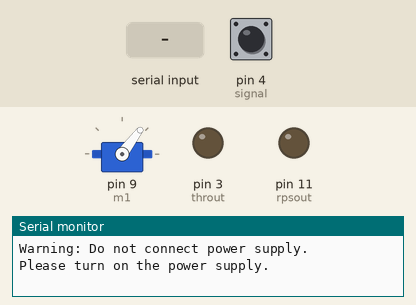
Simulated run of this sketch. Board: Arduino Uno, built with avr-gcc and run on an emulated ATmega328P. On the bench: servo, output pins drawn as LEDs (lit = HIGH), the last lines printed to the serial monitor. The inputs (shaded band) are chosen by the test bench; at power-on: pin 4 (signal) LOW.

Above: at 1.9 s.
2.0 s: "90,45\n" received over Serial
At 6.4 s:
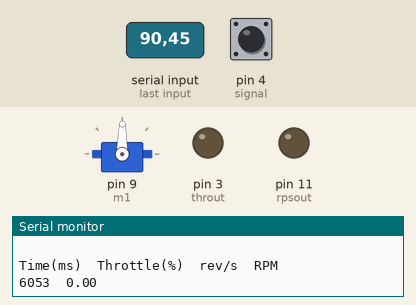
6.5 s: pin 4 (signal) pulsed HIGH 2 times (0.12 s each, 0.3 s apart)
At 8.3 s:
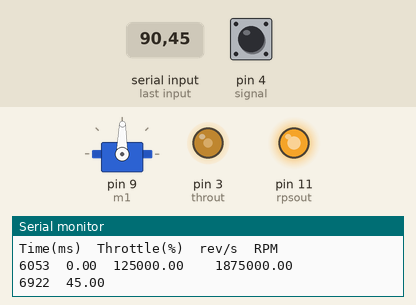
Timing chart, 0 to 9.8 s (numbered marks = the images above; inputs shaded):
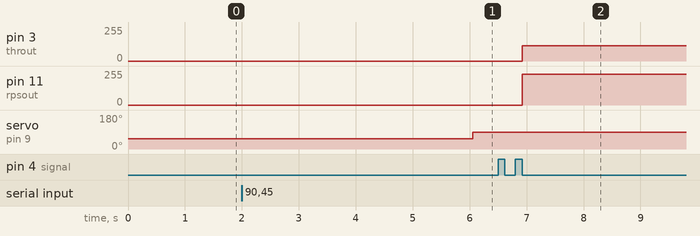

The sketch:

_Complete_Program_-_ARDUINO_.ino
```cpp
/* COMPLETE PROGRAM - Motor Control and RPM Indicator */

#include <Servo.h>
Servo m1; // Identifying ESC/Motor
int microseconds;
int b; //number of blades
float throttle=0.0;
float rpm;
int remainingByte = 0;
typedef unsigned char uchar;
uchar signal = 4; //RPM Sensor on pin 4
uchar rpsout = 11; //Data out to labjack
uchar throut = 3; //Data out to labjack

void setup() {
  Serial.begin(9600); // Opening communication
  Serial.println("COMPLETE PROGRAM - Motor Control and RPM Indicator");
  Serial.println("Warning: Do not connect power supply.");
  pinMode(signal, INPUT); //RPM Sensor pin
  pinMode(rpsout, OUTPUT);   // sets the pin as output
  pinMode(throut, OUTPUT);

  /* Initial Motor Setup */
  m1.attach(9); // ESC/Motor attatched to pin 9
  throttle = 0.0;
  microseconds = int((mapfloat(throttle, 0.0, 100.0, 1092.0, 1904.0))+0.50); //round to int
  m1.writeMicroseconds(microseconds);

  delay(1000);
  Serial.println("\nPlease turn on the power supply.");

  while (Serial.available() == 0); // Waiting for 'blank' input
  while (Serial.available() != 0) {
    byte ch = Serial.read();
  }

  Serial.println("Waiting to initialize...");
  Serial.println(" ");
  delay(1000);


  /* Number of Blades, b */
  Serial.println("Please enter the number of blades on the propeller 'b', Press ENTER:");
  while (Serial.available() == 0) ;  // Wait until integer input
  {
    b = Serial.parseInt();
    Serial.print("b = ");
    Serial.println(b);
  }
  delay(1000);
  Serial.println("\nReady to Stream.");
  Serial.println("Enter a throttle percentage value at anytime.");
  Serial.println(" ");
  Serial.println("Time(ms)  Throttle(%)  rev/s  RPM");
  delay(2000);
  //!END OF SETUP!
}


void loop() {

  /* Motor Control */
  Serial.print(millis());
  Serial.print("  ");
  Serial.print(throttle); // Only read with a serial input given
  Serial.print("  ");
  analogWrite(throut, int(throttle*2.54)+0.5); //send throttle data to labjack

  if (Serial.available() > 0) {
     throttle = Serial.parseFloat(); //read float
     while(Serial.available() > 0) {
        remainingByte = (Serial.read()); //clear remaining values
      }
    //Error Test
    if (throttle < 0.0 || throttle > 100.0) {
      throttle = 0.0;
      microseconds = int((mapfloat(throttle, 0.0, 100.0, 1092.0, 1904.0))+0.50); //round to int
      m1.writeMicroseconds(microseconds); // Motor will power down to 0%
    }
    microseconds = int((mapfloat(throttle, 0.0, 100.0, 1092.0, 1904.0))+0.50); //round to int
    m1.writeMicroseconds(microseconds); // Will write to new throttle
    delay(100);
  }
  if (throttle > 9) {
    rpm = getrpm(b, rpm); //pass the last rpm
  }
  else {
    rpm = 0.00;

    Serial.print(0.00); //rps
    Serial.print("  ");

    analogWrite(rpsout, 0); //send pwm data to labjack
  }
  Serial.print("  ");
  Serial.println(rpm);
}

float getrpm( int b, float rpmlast ) {

  unsigned long time1 = 0;
  unsigned long time2 = 0;
  unsigned long elapsedtime = 0;
  float rps = 0;
  //float rpm = 0;
  float rpmnew = 0;
  //float rpmlast = 0;
  int count = 0;
  int propState = 0;
  int lastpropState = 0;


  /* RPM Indicator */
  //wait for a prop to pass

  while (digitalRead(signal) == LOW)
  {
    //do nothing
  }
  while (digitalRead(signal) == HIGH)
  {
    //do nothing
  }

  count = 0;

  //count up to number of blades
  while (count < b + 1)
  {

    //if state has chaged...
    propState = digitalRead(signal);
    if (propState != lastpropState)
    {
      //if a prop is in the way
      if (propState == LOW)
      {
        if (count == 0) //if this is the opening pass, start timing
        {
          time1 = micros();
        }
        count++; //increase the count
        delay(2); //small delay necessary to remove debouncing
        //delayMicroseconds(500);
      }
    }
    lastpropState = propState;
  }

  //after one revolution (360 degrees) take the time
  time2 = micros() - 2000; // (!NOTE!..we subtract out the delay which was added after the last count++)
  //delay(50); //another small delay
  elapsedtime = time2 - time1;//get elapsed time for 360 deg revolution


  //Serial.print(elapsedtime);
  //Serial.print(" ");

  //find revs per second
  rps = 1 / ((elapsedtime) / 1000000.00);

  Serial.print(rps);
  Serial.print("  ");

  analogWrite(rpsout, int((rps*1.8)+0.5)); //send pwm data to labjack

  rpmnew = rps * 60;

  //Serial.print(rpmnew);
  //Serial.print(" ");

  //smoothing equation rpm = (rpmlast*alpha) + (rpmnew *(1-alpha))

  rpm = (rpmlast * 0.75) + (rpmnew * 0.25);


  //Serial.println(rpm);

  //elapsedtime = 0;
  //time1 = 0;
  //time2 = 0;

  //return rpmnew;
  return rpm;
}

float mapfloat(float x, float in_min, float in_max, float out_min, float out_max)
{
 return (x - in_min) * (out_max - out_min) / (in_max - in_min) + out_min;
}
```

Measured:
- after the input at 2.0 s, servo on pin 9 (m1): 53° → 89° after 4.1 s
- after the input at 6.5 s, pin 3 (throut): 0/255 → 114/255 after 0.42 s; pin 11 (rpsout): 0/255 → 232/255 after 0.42 s
